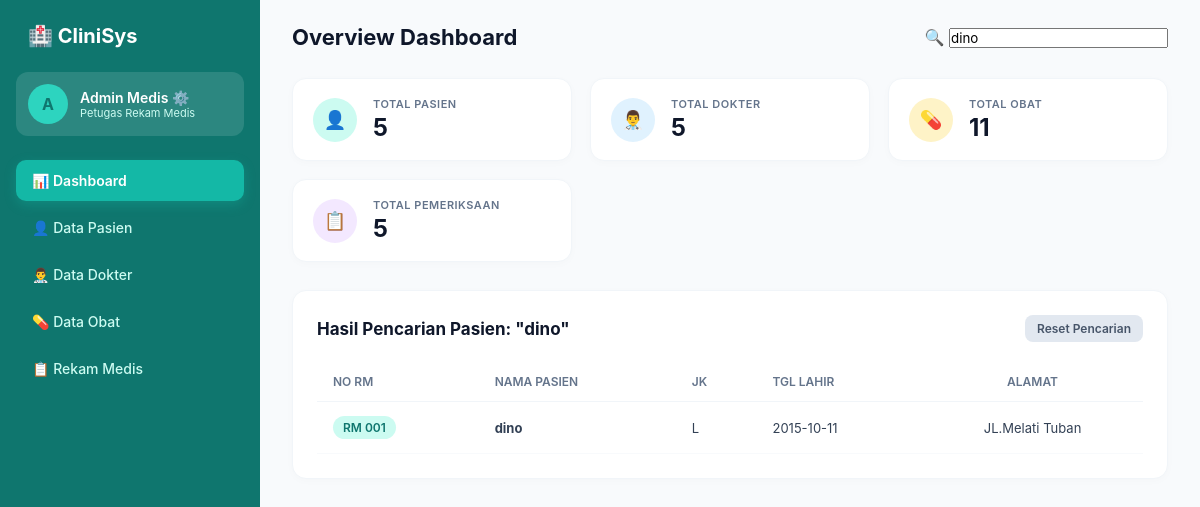
Screenshot of /index.php?cari=dino with the database file from the repository.
### tables this page shows
CREATE TABLE `pasien` (
  `id_pasien` int(11) NOT NULL,
  `no_rm` varchar(20) NOT NULL,
  `nama_pasien` varchar(100) NOT NULL,
  `jenis_kelamin` enum('L','P') NOT NULL,
  `tanggal_lahir` date NOT NULL,
  `alamat` text NOT NULL
);

### index.php (the view, shortened to what this page needs)
<?php
include 'koneksi.php';
$keyword = isset($_GET['cari']) ? mysqli_real_escape_string($koneksi, $_GET['cari']) : '';
$jml_pasien = mysqli_fetch_array(mysqli_query($koneksi, "SELECT COUNT(*) as total FROM pasien"))['total'];
$jml_dokter = mysqli_fetch_array(mysqli_query($koneksi, "SELECT COUNT(*) as total FROM dokter"))['total'];
$jml_obat   = mysqli_fetch_array(mysqli_query($koneksi, "SELECT COUNT(*) as total FROM obat"))['total'];
$jml_rekam  = mysqli_fetch_array(mysqli_query($koneksi, "SELECT COUNT(*) as total FROM rekam_medis"))['total'];
?>
<!DOCTYPE html>
<html lang="id">
<head>
    <link rel="stylesheet" href="style.css">
</head>
<body>
    <div class="sidebar">
        <div class="brand">🏥 CliniSys</div>
        <a href="javascript:void(0)" onclick="alert('Profil Admin Aktif: Admin Medis (Petugas Rekam Medis)')" style="text-decoration: none; color: inherit;">
            <div class="sidebar-user" style="cursor: pointer; transition: background 0.2s;" onmouseover="this.style.background='rgba(255,255,255,0.2)'" onmouseout="this.style.background='rgba(255,255,255,0.12)'">
                <div class="avatar">A</div>
                <div class="user-info">
                    <div class="name">Admin Medis ⚙️</div>
                    <div class="role">Petugas Rekam Medis</div>
                </div>
            </div>
        </a>
        <ul class="sidebar-menu">
            <li><a href="index.php" class="active">📊 Dashboard</a></li>
            <li><a href="pasien.php">👤 Data Pasien</a></li>
            <li><a href="dokter.php">👨‍⚕️ Data Dokter</a></li>
            <li><a href="obat.php">💊 Data Obat</a></li>
            <li><a href="rekam_medis.php">📋 Rekam Medis</a></li>
        </ul>
    </div>
    <div class="main-content">
        <div class="top-nav">
            <h1>Overview Dashboard</h1>
            <form action="index.php" method="GET" class="search-box">
                🔍 <input type="text" name="cari" placeholder="Cari nama / No. RM pasien..." value="<?php echo htmlspecialchars($keyword); ?>">
            </form>
        </div>
        <div class="cards-grid">
            <div class="card-stat">
                <div class="card-icon" style="background: #ccfbf1; color: #0f766e;">👤</div>
                <div class="card-info">
                    <div class="title">Total Pasien</div>
                    <div class="number"><?php echo $jml_pasien; ?></div>
                </div>
            </div>
            <div class="card-stat">
                <div class="card-icon" style="background: #e0f2fe; color: #0284c7;">👨‍⚕️</div>
                <div class="card-info">
                    <div class="title">Total Dokter</div>
                    <div class="number"><?php echo $jml_dokter; ?></div>
                </div>
            </div>
            <div class="card-stat">
                <div class="card-icon" style="background: #fef3c7; color: #d97706;">💊</div>
                <div class="card-info">
                    <div class="title">Total Obat</div>
                    <div class="number"><?php echo $jml_obat; ?></div>
                </div>
            </div>
            <div class="card-stat">
                <div class="card-icon" style="background: #f3e8ff; color: #9333ea;">📋</div>
                <div class="card-info">
                    <div class="title">Total Pemeriksaan</div>
                    <div class="number"><?php echo $jml_rekam; ?></div>
                </div>
            </div>
        </div>
        <?php if (!empty($keyword)): ?>
            <div class="table-container">
                <div class="table-header">
                    <h2>Hasil Pencarian Pasien: "<?php echo htmlspecialchars($keyword); ?>"</h2>
                    <a href="index.php" class="btn-secondary" style="font-size: 12px; padding: 6px 12px;">Reset Pencarian</a>
                </div>
                <table>
                    <thead>
                        <tr>
                            <th>NO RM</th>
                            <th>NAMA PASIEN</th>
                            <th>JK</th>
                            <th>TGL LAHIR</th>
                            <th>ALAMAT</th>
                        </tr>
                    </thead>
                    <tbody>
                        <?php
                        $query_cari = mysqli_query($koneksi, "SELECT * FROM pasien WHERE nama_pasien LIKE '%$keyword%' OR no_rm LIKE '%$keyword%'");
                        if (mysqli_num_rows($query_cari) > 0) {
                            while ($d = mysqli_fetch_array($query_cari)) {
                                echo "<tr>";
                                echo "<td><span class='badge-tag'>".$d['no_rm']."</span></td>";
                                echo "<td><strong>".$d['nama_pasien']."</strong></td>";
                                echo "<td>".$d['jenis_kelamin']."</td>";
                                echo "<td>".$d['tanggal_lahir']."</td>";
                                echo "<td>".$d['alamat']."</td>";
                                echo "</tr>";
                            }
                        } else {
                            echo "<tr><td colspan='5' style='text-align:center; color:#94a3b8; padding:20px;'>Data pasien tidak ditemukan.</td></tr>";
                        }
                        ?>
                    </tbody>
                </table>
            </div>
        <?php endif; ?>
    </div>
</body>
</html>

### style.css (style rules this page uses)
* { margin: 0; padding: 0; box-sizing: border-box; font-family: 'Inter', -apple-system, BlinkMacSystemFont, 'Segoe UI', Roboto, sans-serif; }
body { background-color: #f8fafc; color: #1e293b; display: flex; min-height: 100vh; }
.sidebar { width: 260px; background: #0f766e; color: #ffffff; padding: 24px 16px; display: flex; flex-direction: column; }
.sidebar .brand { font-size: 20px; font-weight: 700; color: #ffffff; margin-bottom: 24px; display: flex; align-items: center; gap: 10px; padding: 0 12px; }
.sidebar-user { background: rgba(255, 255, 255, 0.12); border-radius: 12px; padding: 12px; display: flex; align-items: center; gap: 12px; margin-bottom: 24px; }
.sidebar-user .avatar { width: 40px; height: 40px; border-radius: 50%; background: #2dd4bf; color: #0f766e; display: flex; align-items: center; justify-content: center; font-weight: bold; }
.sidebar-user .user-info .name { font-size: 14px; font-weight: 600; }
.sidebar-user .user-info .role { font-size: 11px; color: #ccfbf1; }
.sidebar-menu { list-style: none; }
.sidebar-menu li { margin-bottom: 6px; }
.sidebar-menu a { display: flex; align-items: center; gap: 12px; padding: 12px 16px; color: #ccfbf1; text-decoration: none; font-weight: 500; font-size: 14px; border-radius: 10px; transition: all 0.2s ease; }
.sidebar-menu a.active { background: #14b8a6; color: #ffffff; font-weight: 600; box-shadow: 0 4px 12px rgba(20, 184, 166, 0.3); }
.main-content { flex: 1; padding: 24px 32px; overflow-y: auto; }
.top-nav { display: flex; justify-content: space-between; align-items: center; margin-bottom: 28px; }
.top-nav h1 { font-size: 22px; font-weight: 700; color: #0f172a; }
.cards-grid { display: grid; grid-template-columns: repeat(auto-fit, minmax(210px, 1fr)); gap: 18px; margin-bottom: 28px; }
.card-stat { background: #ffffff; border-radius: 14px; padding: 18px 20px; display: flex; align-items: center; gap: 16px; border: 1px solid #f1f5f9; box-shadow: 0px 2px 8px rgba(0, 0, 0, 0.02); }
.card-icon { width: 44px; height: 44px; border-radius: 50%; display: flex; align-items: center; justify-content: center; font-size: 18px; }
.card-info .title { font-size: 11px; color: #64748b; font-weight: 600; text-transform: uppercase; letter-spacing: 0.5px; }
.card-info .number { font-size: 24px; font-weight: 700; color: #0f172a; margin-top: 2px; }
.table-container, .form-card { background: #ffffff; border-radius: 14px; padding: 24px; border: 1px solid #f1f5f9; box-shadow: 0px 2px 8px rgba(0, 0, 0, 0.02); }
.table-header { display: flex; justify-content: space-between; align-items: center; margin-bottom: 20px; }
.table-header h2 { font-size: 17px; color: #0f172a; font-weight: 700; }
.btn-secondary { background: #e2e8f0; color: #475569; padding: 9px 18px; border-radius: 8px; text-decoration: none; font-weight: 600; font-size: 13px; transition: 0.2s; }
table { width: 100%; border-collapse: collapse; }
th { text-align: left; padding: 12px 16px; color: #64748b; font-size: 12px; font-weight: 600; border-bottom: 1px solid #f1f5f9; }
td { padding: 14px 16px; font-size: 13px; color: #334155; border-bottom: 1px solid #f8fafc; }
table th:last-child, table td:last-child { text-align: center; white-space: nowrap; }
.badge-tag { background: #ccfbf1; color: #0f766e; padding: 4px 10px; border-radius: 20px; font-size: 12px; font-weight: 600; display: inline-block; }

### rows the page displays
pasien: no_rm "RM 001", nama_pasien "dino", jenis_kelamin "L", tanggal_lahir "2015-10-11", alamat "JL.Melati Tuban"

### other values shown
$jml_pasien "5"
$jml_dokter "5"
$jml_obat "11"
$jml_rekam "5"
$keyword "dino"
